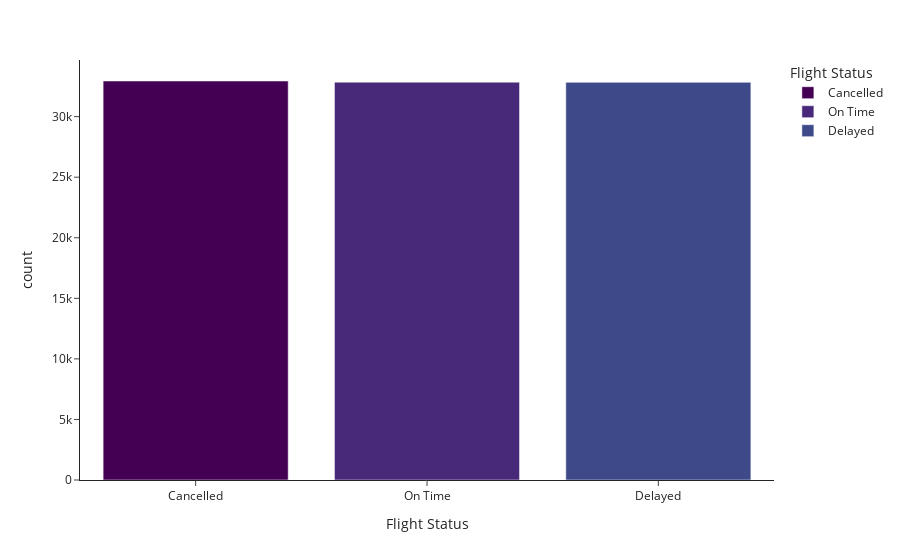

Notebook code for this chart:
### Code cell
#Visualisation
#Görselleştirme

px.bar(statuss,x='Flight Status',y='count',color='Flight Status',color_discrete_sequence=px.colors.sequential.Viridis,template = 'simple_white')

### Figure 1 — Plotly figure (JSON) as saved in the notebook; plotly's stock layout.template omitted (floating-point values rounded to 4 significant figures)
{"data": [{"alignmentgroup": "True", "hovertemplate": "Flight Status=%{x}<br>count=%{y}<extra></extra>", "legendgroup": "Cancelled", "marker": {"color": "#440154", "pattern": {"shape": ""}}, "name": "Cancelled", "offsetgroup": "Cancelled", "orientation": "v", "showlegend": true, "textposition": "auto", "type": "bar", "x": ["Cancelled"], "xaxis": "x", "y": [32942], "yaxis": "y"}, {"alignmentgroup": "True", "hovertemplate": "Flight Status=%{x}<br>count=%{y}<extra></extra>", "legendgroup": "On Time", "marker": {"color": "#482878", "pattern": {"shape": ""}}, "name": "On Time", "offsetgroup": "On Time", "orientation": "v", "showlegend": true, "textposition": "auto", "type": "bar", "x": ["On Time"], "xaxis": "x", "y": [32846], "yaxis": "y"}, {"alignmentgroup": "True", "hovertemplate": "Flight Status=%{x}<br>count=%{y}<extra></extra>", "legendgroup": "Delayed", "marker": {"color": "#3e4989", "pattern": {"shape": ""}}, "name": "Delayed", "offsetgroup": "Delayed", "orientation": "v", "showlegend": true, "textposition": "auto", "type": "bar", "x": ["Delayed"], "xaxis": "x", "y": [32831], "yaxis": "y"}], "layout": {"autosize": true, "barmode": "relative", "legend": {"title": {"text": "Flight Status"}, "tracegroupgap": 0}, "margin": {"t": 60}, "xaxis": {"anchor": "y", "autorange": true, "categoryarray": ["Cancelled", "On Time", "Delayed"], "categoryorder": "array", "domain": [0, 1], "range": [-0.5, 2.5], "title": {"text": "Flight Status"}, "type": "category"}, "yaxis": {"anchor": "x", "autorange": true, "domain": [0, 1], "range": [0, 34680.0], "title": {"text": "count"}, "type": "linear"}}}
